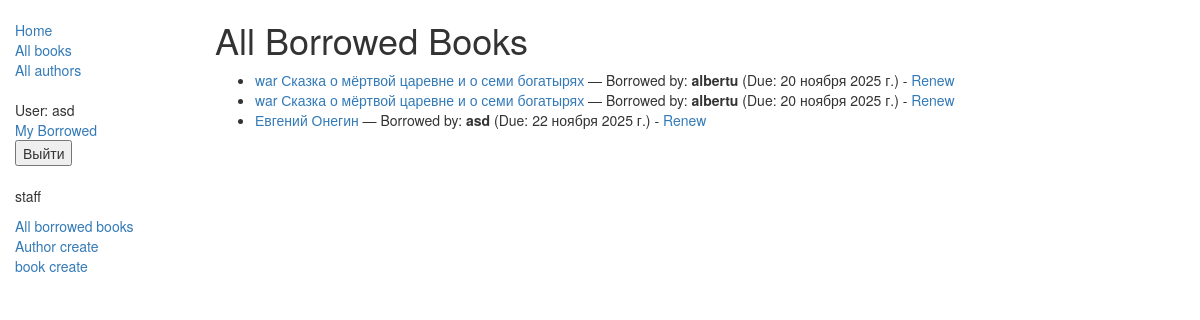
/catalog/allborrowed/ (signed in), run on the app's committed database.
### catalog/models.py (models this page shows, shortened)
class BookInstance(models.Model):
    id = models.UUIDField(primary_key=True, default=uuid.uuid4,
                          help_text="Unique ID for this particular book across whole library")
    book = models.ForeignKey('Book', on_delete=models.SET_NULL, null=True)
    imprint = models.CharField(max_length=200)
    due_back = models.DateField(null=True, blank=True)
    borrower = models.ForeignKey(User, on_delete=models.SET_NULL, null=True, blank=True)
    LOAN_STATUS = (
        ('m', 'Maintenance'),
        ('o', 'On loan'),
        ('a', 'Available'),
        ('r', 'Reserved'),
    )
    @property
    def is_overdue(self):
        if self.due_back and date.today() > self.due_back:
            return True
        return False
    status = models.CharField(max_length=1, choices=LOAN_STATUS, blank=True, default='m', help_text='Book availability')
    class Meta:
        ordering = ["due_back"]
        permissions = (("can_mark_returned", "Set book as returned"),)

class Book(models.Model):
    title = models.CharField(max_length=200)
    author = models.ForeignKey('Author', on_delete=models.SET_NULL, null=True)
    summary = models.TextField(max_length=1000, help_text="Enter a brief description of the book")
    isbn = models.CharField('ISBN', max_length=13, help_text='13 Character <a href="https://www.isbn-international.org/content/what-isbn">ISBN number</a>')
    genre = models.ManyToManyField(Genre, help_text="Select a genre for this book")
    language = models.ForeignKey('Language', on_delete=models.SET_NULL, null=True)
    def display_genre(self):
        """
        Creates a string for the Genre. This is required to display genre in Admin.
        """
        return ', '.join([genre.name for genre in self.genre.all()[:3]])
    display_genre.short_description = 'Genre'

### catalog/views.py (the view)
class AllBorrowedBooksListView(PermissionRequiredMixin, generic.ListView):
    model = BookInstance
    permission_required = 'catalog.can_mark_returned'
    template_name = 'catalog/bookinstance_list_borrowed_all.html'
    paginate_by = 10
    def get_queryset(self):
        return BookInstance.objects.filter(status__exact='o').order_by('due_back')

### catalog/templates/catalog/bookinstance_list_borrowed_all.html
{% extends "base_generic.html" %}
{% block content %}
<h1>All Borrowed Books</h1>
{% if bookinstance_list %}
<ul>
    {% for bookinst in bookinstance_list %}
    <li class="{% if bookinst.is_overdue %}text-danger{% endif %}">
        <a href="{% url 'book-detail' bookinst.book.pk %}">{{ bookinst.book.title }}</a>
        — Borrowed by: <strong>{{ bookinst.borrower.get_username }}</strong>
        (Due: {{ bookinst.due_back|default:"Not set" }})
        {% if perms.catalog.can_mark_returned %}-
        <a href="{% url 'renew-book-librarian' bookinst.id %}">Renew</a>
        {% endif %}
    </li>
    {% endfor %}
</ul>
{% else %}
<p>No books are currently borrowed.</p>
{% endif %}
{% endblock %}

### catalog/templates/base_generic.html (shortened to what this page needs)
<!doctype html>
<html lang="en">
<head>
    <link
            rel="stylesheet"
            href="https://maxcdn.bootstrapcdn.com/bootstrap/3.3.7/css/bootstrap.min.css"/>
    {% load static %}
    <link rel="stylesheet" href="{% static 'css/styles.css' %}"/>
</head>
<body>
<div class="container-fluid">
    <div class="row">
        <div class="col-sm-2">
            {% block sidebar %}
            <ul class="sidebar-nav">
                <li><a href="{% url 'index' %}">Home</a></li>
                <li><a href="{% url 'books' %}">All books</a></li>
                <li><a href="{% url 'authors' %}">All authors</a></li>
                <ul class="sidebar-nav">
                    {% if user.is_authenticated %}
                    <li>User: {{ user.get_username }}</li>
                    <form method="post" action="{% url 'logout' %}">
                        <li><a href="{% url 'my-borrowed' %}">My Borrowed</a></li>
                        <button type="submit">Выйти</button>
                    </form>
                    <br>
                    {% else %}
                    <li><a href="{% url 'login'%}?next={{request.path}}">Login</a></li>
                    {%endif%}
                </ul>
                {% if user.is_staff or perms.catalog.can_mark_returned %}
                <p>staff</p>
                <a href="{% url 'all-borrowed' %}">All borrowed books</a><br>
                <a href="{% url 'author_create' %}">Author create</a><br>
                <a href="{% url 'book-create' %}">book create</a><br>
                {% endif %}
            </ul>
            {% endblock %}
        </div>
        <div class="col-sm-10 ">{% block content %}{% endblock %}
        </div>
    </div>
</div>
</body>
</html>

### catalog/static/css/styles.css (style rules this page uses)
.sidebar-nav { margin-top: 20px; padding: 0; list-style: none; }

### data on the page
BookInstance: book "war Сказка о мёртвой царевне и о семи богатырях", borrower.get_username "albertu", due_back "20 ноября 2025 г."
BookInstance: book "war Сказка о мёртвой царевне и о семи богатырях", borrower.get_username "albertu", due_back "20 ноября 2025 г."
BookInstance: book "Евгений Онегин", borrower.get_username "asd", due_back "22 ноября 2025 г."

### other printed values
{{ user.get_username }} "asd"
